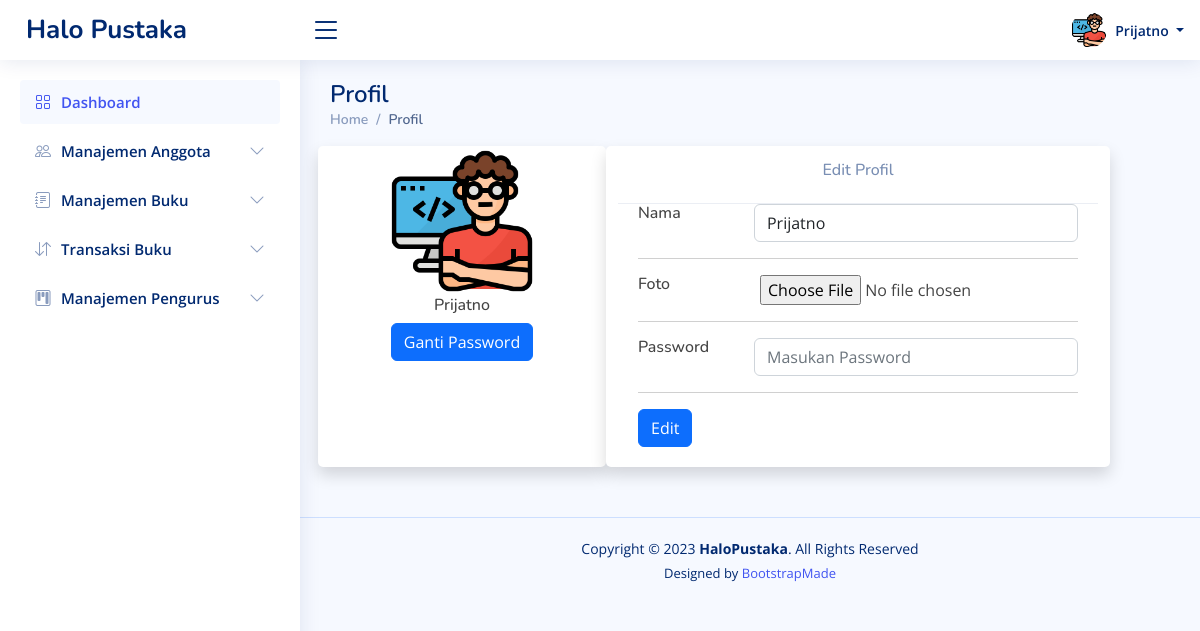
Screenshot of /dashboard.php?page=profil (signed in) with the database file from the repository.
### tables this page shows
CREATE TABLE `pengurus` (
  `id_pengurus` char(5) NOT NULL,
  `nama` varchar(100) NOT NULL,
  `password` varchar(100) NOT NULL,
  `level` varchar(20) NOT NULL,
  `pic` varchar(50) NOT NULL DEFAULT 'pengurus/admin.png'
);

### _profil.php (the view, shortened to what this page needs)
<?php
$data = mysqli_fetch_array(mysqli_query($koneksi, "SELECT * FROM pengurus WHERE id_pengurus = '" . $_SESSION['username'] . "'"));
?>
<div class="container">
    <div class="row">
        <div class="card border-left-primary shadow col-md-4">
            <div class="card-body text-center">
                <img src="assets/img/<?php echo $data['pic'] ?>" alt="<?php echo $data['nama'] ?>" width="150px"
                    id="ppic">
                <h6>
                    <?php echo $data['nama'] ?>
                </h6>
                <a href="#" data-bs-toggle="modal" data-bs-target="#passModal" class="btn btn-primary">Ganti
                    Password</a>
            </div>
        </div>
        <div class="card shadow col-md-7 ml-3">
            <div class="card-header text-center">
                <h6>Edit Profil</h6>
            </div>
            <div class="card-body">
                <form action="?page=profil" method="post" name="editprofil" enctype="multipart/form-data">
                    <div class="row">
                        <div class="col-sm-3">
                            <h6 class="mb-0">Nama</h6>
                        </div>
                        <div class="col-sm-9 text-secondary">
                            <input type="text" name="nama" id="nama" class="form-control"
                                value="<?php echo $data['nama'] ?>" required>
                        </div>
                    </div>
                    <hr>
                    <div class="row">
                        <div class="col-sm-3">
                            <h6 class="mb-0">Foto</h6>
                        </div>
                        <div class="col-sm-9 align-items-center text-center">
                            <input type="file" name="pic" id="pic" accept=".jpg, .jpeg, .png"
                                onchange="return valid();">
                        </div>
                    </div>
                    <hr>
                    <div class="row">
                        <div class="col-sm-3">
                            <h6 class="mb-0">Password</h6>
                        </div>
                        <div class="col-sm-9 text-secondary">
                            <input type="password" name="password" id="password" class="form-control"
                                placeholder="Masukan Password" required>
                        </div>
                    </div>
                    <hr>
                    <button type="submit" name="editprofil" class="btn btn-primary">Edit</button>
                </form>
            </div>
        </div>
    </div>
</div>

### dashboard.php (shortened to what this page needs)
<?php
include "template/head.php";
include "koneksi.php";
?>
<header id="header" class="header fixed-top d-flex align-items-center">
    <div class="d-flex align-items-center justify-content-between">
        <a href="dashboard.php" class="logo d-flex align-items-center">
            <span class="d-none d-lg-block">Halo Pustaka</span>
        </a>
        <i class="bi bi-list toggle-sidebar-btn"></i>
    </div>
    <nav class="header-nav ms-auto">
        <ul class="d-flex align-items-center">
            <li class="nav-item dropdown pe-3">
                <?php
                $sql = mysqli_query($koneksi, "SELECT pic FROM " . $_SESSION['role'] . " WHERE id_pengurus = '" . $_SESSION['username'] . "'");
                $data = mysqli_fetch_array($sql);
                ?>
                <a class="nav-link nav-profile d-flex align-items-center pe-0" href="#" data-bs-toggle="dropdown">
                    <img src="assets/img/<?php echo $data['pic'] ?>" alt="Profile" class="rounded-circle">
                    <span class="d-none d-md-block dropdown-toggle ps-2">
                        <?php echo $_SESSION['nama'] ?>
                    </span>
                </a>
            </li>
        </ul>
    </nav>
</header>
<aside id="sidebar" class="sidebar">
    <ul class="sidebar-nav" id="sidebar-nav">
        <li class="nav-item">
            <a class="nav-link " href="dashboard.php">
                <i class="bi bi-grid"></i>
                <span>Dashboard</span>
            </a>
        </li>
        <li class="nav-item">
            <a class="nav-link collapsed" data-bs-target="#components-nav" data-bs-toggle="collapse" href="#">
                <i class="bi bi-people"></i><span>Manajemen Anggota</span><i class="bi bi-chevron-down ms-auto"></i>
            </a>
        </li>
        <li class="nav-item">
            <a class="nav-link collapsed" data-bs-target="#forms-nav" data-bs-toggle="collapse" href="#">
                <i class="bi bi-journal-text"></i><span>Manajemen Buku</span><i class="bi bi-chevron-down ms-auto"></i>
            </a>
        </li>
        <li class="nav-item">
            <a class="nav-link collapsed" data-bs-target="#tables-nav" data-bs-toggle="collapse" href="#">
                <i class="bi bi-arrow-down-up"></i><span>Transaksi Buku</span><i class="bi bi-chevron-down ms-auto"></i>
            </a>
        </li>
        <?php
        if ($_SESSION['level'] == 'owner') { ?>
            <li class="nav-item">
                <a class="nav-link collapsed" data-bs-target="#charts-nav" data-bs-toggle="collapse" href="#">
                    <i class="bi bi-kanban"></i><span>Manajemen Pengurus</span><i class="bi bi-chevron-down ms-auto"></i>
                </a>
            </li>
        <?php } ?>
    </ul>
</aside>
<main id="main" class="main">
    <?php
    if (isset($_GET['page'])) {
        $act = $_GET['page'];
    }
    switch ($act) {
        case "profil":
            $halaman = "_profil.php";
            $judul = "Profil";
            break;
    }
    ?>
    <div class="pagetitle">
        <h1>
            <?php echo $judul; ?>
        </h1>
        <nav>
            <ol class="breadcrumb">
                <li class="breadcrumb-item"><a href="dashboard.php">Home</a></li>
                <li class="breadcrumb-item active">
                    <?php echo $judul; ?>
                </li>
            </ol>
        </nav>
    </div>
    <section class="section dashboard">
        <div class="row">
            <?php
            include $halaman;
            ?>
        </div>
    </section>
</main>
<footer id="footer" class="footer">
    <div class="copyright">
        Copyright &copy; 2023 <strong><span>HaloPustaka</span></strong>. All Rights Reserved
    </div>
    <div class="credits">
        Designed by <a href="https://bootstrapmade.com/">BootstrapMade</a>
    </div>
</footer>
<?php
include "template/foot.php";
?>

### assets/css/admin.css (style rules this page uses)
:root { scroll-behavior: smooth; }
body { font-family: "Open Sans", sans-serif; background: #f6f9ff; color: #444444; }
a { color: #4154f1; text-decoration: none; }
h1, h2, h3, h4, h5, h6 { font-family: "Nunito", sans-serif; }
#main { margin-top: 60px; padding: 20px 30px; transition: all 0.3s; }
.pagetitle { margin-bottom: 10px; }
.pagetitle h1 { font-size: 24px; margin-bottom: 0; font-weight: 600; color: #012970; }
.card { margin-bottom: 30px; border: none; border-radius: 5px; box-shadow: 0px 0 30px rgba(1, 41, 112, 0.1); }
.card-header, .card-footer { border-color: #ebeef4; background-color: #fff; color: #798eb3; padding: 15px; }
.card-body { padding: 0 20px 20px 20px; }
.breadcrumb { font-size: 14px; font-family: "Nunito", sans-serif; color: #899bbd; font-weight: 600; }
.breadcrumb a { color: #899bbd; transition: 0.3s; }
.breadcrumb .breadcrumb-item::before { color: #899bbd; }
.breadcrumb .active { color: #51678f; font-weight: 600; }
.logo { line-height: 1; }
@media (min-width: 1200px) { .logo { width: 280px; } }
.logo span { font-size: 26px; font-weight: 700; color: #012970; font-family: "Nunito", sans-serif; }
.header { transition: all 0.5s; z-index: 997; height: 60px; box-shadow: 0px 2px 20px rgba(1, 41, 112, 0.1); background-color: #fff; padding-left: 20px; }
.header .toggle-sidebar-btn { font-size: 32px; padding-left: 10px; cursor: pointer; color: #012970; }
.header-nav ul { list-style: none; }
.header-nav>ul { margin: 0; padding: 0; }
.header-nav .nav-profile { color: #012970; }
.header-nav .nav-profile img { max-height: 36px; }
.header-nav .nav-profile span { font-size: 14px; font-weight: 600; }
.sidebar { position: fixed; top: 60px; left: 0; bottom: 0; width: 300px; z-index: 996; transition: all 0.3s; padding: 20px; overflow-y: auto; scrollbar-width: thin; scrollbar-color: #aab7cf transparent; box-shadow: 0px 0px 20px rgba(1, 41, 112, 0.1); background-color: #fff; }
@media (min-width: 1200px) { #main, #footer { margin-left: 300px; } }
.sidebar-nav { padding: 0; margin: 0; list-style: none; }
.sidebar-nav li { padding: 0; margin: 0; list-style: none; }
.sidebar-nav .nav-item { margin-bottom: 5px; }
.sidebar-nav .nav-link { display: flex; align-items: center; font-size: 15px; font-weight: 600; color: #4154f1; transition: 0.3; background: #f6f9ff; padding: 10px 15px; border-radius: 4px; }
.sidebar-nav .nav-link i { font-size: 16px; margin-right: 10px; color: #4154f1; }
.sidebar-nav .nav-link.collapsed { color: #012970; background: #fff; }
.sidebar-nav .nav-link.collapsed i { color: #899bbd; }
.sidebar-nav .nav-link .bi-chevron-down { margin-right: 0; transition: transform 0.2s ease-in-out; }
.footer { padding: 20px 0; font-size: 14px; transition: all 0.3s; border-top: 1px solid #cddfff; }
.footer .copyright { text-align: center; color: #012970; }
.footer .credits { padding-top: 5px; text-align: center; font-size: 13px; color: #012970; }

### rows the page displays
pengurus: pic (picture), nama "Prijatno"

### other values shown
$_SESSION['nama'] "Prijatno"
$judul "Profil"
